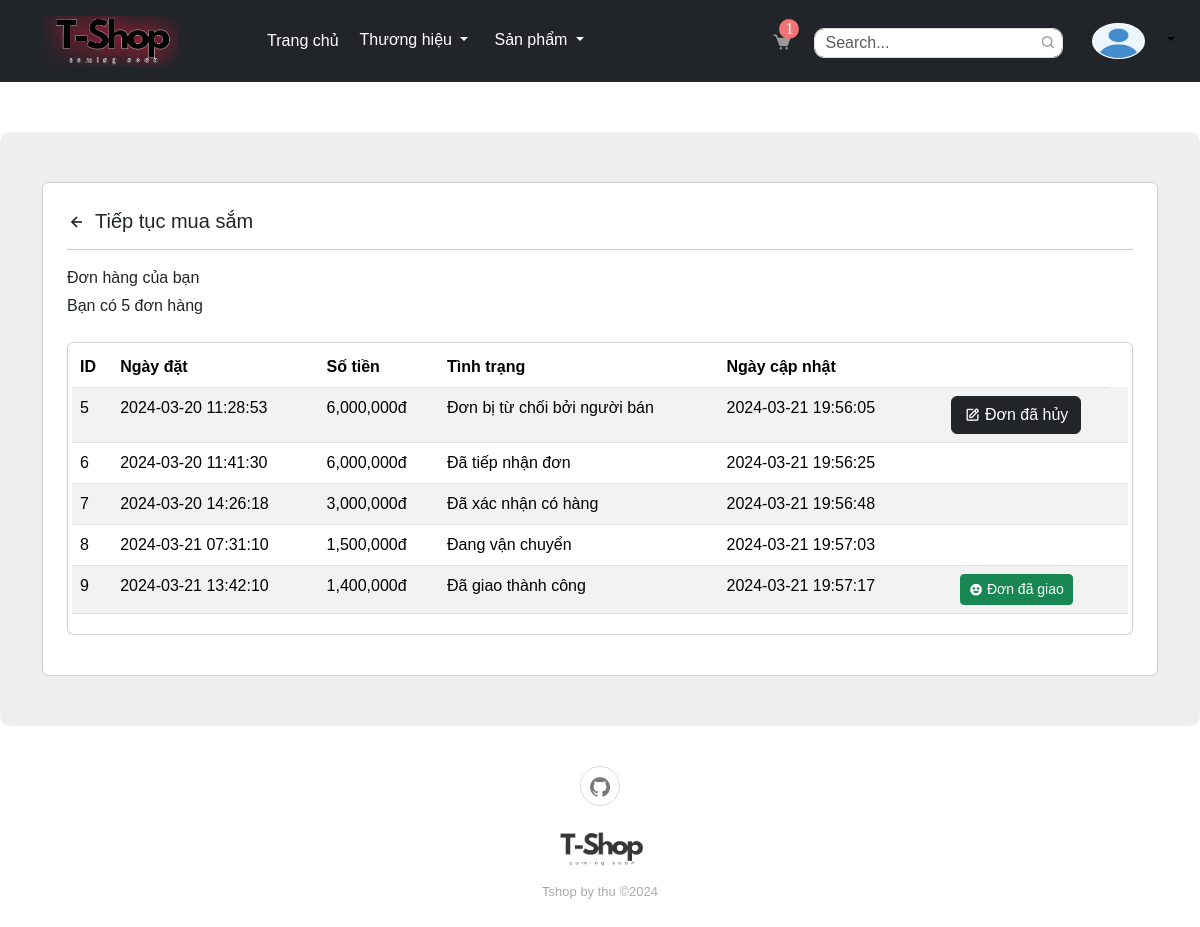
/user/index.php?pages=don-hang (signed in), run on the app's committed database.
### tables this page shows
CREATE TABLE `donhang` (
  `madon` int(11) NOT NULL,
  `ngaythem` datetime NOT NULL DEFAULT current_timestamp(),
  `makh` int(11) NOT NULL,
  `tongdh` float DEFAULT NULL
);

CREATE TABLE `trangthai` (
  `matt` int(11) NOT NULL,
  `tentt` varchar(255) NOT NULL,
  `mota` text NOT NULL
);

CREATE TABLE `chitiettrangthai` (
  `machitiet` int(11) NOT NULL,
  `madon` int(11) NOT NULL,
  `matt` int(11) NOT NULL,
  `manv` int(11) NOT NULL,
  `ngaytao` datetime NOT NULL
);

### config/connect.php (called while the page is built, shortened)
<?php
class Database
{
    public function __construct()
    {
        $init = parse_ini_file("config.ini");
        $servername = $init["servername"];
        $dbname = $init["dbname"];
        $username = $init["username"];
        $password = $init["pass"];
        $opt = array(
            PDO::ATTR_ERRMODE => PDO::ERRMODE_EXCEPTION,
            PDO::ATTR_DEFAULT_FETCH_MODE => PDO::FETCH_ASSOC,
        );
        try {
            $this->connect = new PDO("mysql:host=$servername;dbname=$dbname;charset=utf8mb4", $username, $password, $opt);
            $this->connect->query("SET NAMES 'utf8mb4'");
            $this->connect->query("SET CHARACTER SET utf8mb4");
            $this->connect->query("SET SESSION collation_connection = 'utf8mb4_unicode_ci'");
        } catch (PDOException $e) {
            header("location: index.php?pages=trang-loi&error=" . urlencode($e->getMessage()));
            exit();
        }
    }
}
?>

### model/DonHangModel.php (called while the page is built, shortened)
<?php
class DonHangModel extends Database
{
    public function DonHang__Get_By_Id_KH($makh)
    {
        $obj = $this->connect->prepare("SELECT * FROM donhang WHERE  makh =?");
        $obj->setFetchMode(PDO::FETCH_OBJ);
        $obj->execute(array($makh));
        return $obj->fetchAll();
    }
}

### model/ChiTietTrangThaiModel.php (called while the page is built, shortened)
<?php
class ChiTietTrangThaiModel extends Database
{
    public function ChiTietTrangThai__Get_Last_By_DH($madon)
    {
        $obj = $this->connect->prepare("SELECT * FROM chitiettrangthai INNER JOIN trangthai ON chitiettrangthai.matt = trangthai.matt WHERE madon = ? ORDER BY chitiettrangthai.matt DESC LIMIT 1");
        $obj->setFetchMode(PDO::FETCH_OBJ);
        $obj->execute(array($madon));
        return $obj->fetch();
    }
    public function ChiTietTrangThai__Check($madon, $matt)
    {
        $obj = $this->connect->prepare("SELECT * FROM chitiettrangthai WHERE madon = ? AND matt=?");
        $obj->setFetchMode(PDO::FETCH_OBJ);
        $obj->execute(array($madon, $matt));
        if($obj->rowCount()>0){
            return $obj->fetch();
        }else{
            return false;
        }
    }
}

### user/pages/don-hang/index.php (the view, shortened to what this page needs)
<?php
require_once '../model/DonHangModel.php';
require_once '../model/ChiTietTrangThaiModel.php';
$dh = new DonHangModel();
$cttt = new ChiTietTrangThaiModel();
$makh = isset($_SESSION['user']->makh) ? $_SESSION['user']->makh : 0;
$donHang__Get_By_Id_Kh = $dh->DonHang__Get_By_Id_KH($makh);
?>
<main class="main">
    <div class="main-container">
        <section class="h-100 h-custom" style="background-color: #eee;">
            <div class="container py-5 h-100">
                <div class="row d-flex justify-content-center align-items-center h-100">
                    <div class="col">
                        <div class="card">
                            <div class="card-body p-4">
                                <div class="row">
                                    <div class="col-lg-12">
                                        <h5 class="mb-3"><a href="?pages=trang-chu" class="text-body"><i class="bx bx-left-arrow-alt me-2"></i>Tiếp tục mua sắm</a></h5>
                                        <hr>
                                        <div class="d-flex justify-content-between align-items-center mb-4">
                                            <div>
                                                <p class="mb-1">Đơn hàng của bạn</p>
                                                <p class="mb-0">Bạn có <?= count($donHang__Get_By_Id_Kh) ?> đơn hàng</p>
                                            </div>
                                        </div>
                                        <div class="card mb-3">
                                            <div class="card-body p-1">
                                                <div class="main-data">
                                                    <div class="table-responsive">
                                                        <table id="table_js" class="table table-striped" style="width:100%">
                                                            <thead>
                                                                <tr>
                                                                    <th>ID</th>
                                                                    <th>Ngày đặt</th>
                                                                    <th>Số tiền</th>
                                                                    <th>Tình trạng</th>
                                                                    <th>Ngày cập nhật</th>
                                                                    <th></th>
                                                                </tr>
                                                            </thead>
                                                            <tbody>
                                                                <?php foreach ($donHang__Get_By_Id_Kh as $item) : ?>
                                                                    <tr>
                                                                        <td><?= $item->madon ?></td>
                                                                        <td><?= $item->ngaythem ?></td>
                                                                        <td><?= number_format($item->tongdh) ?>đ</td>
                                                                        <td><?= isset($cttt->ChiTietTrangThai__Get_Last_By_DH($item->madon)->tentt) ?  $cttt->ChiTietTrangThai__Get_Last_By_DH($item->madon)->tentt : 'Chưa xác nhận!' ?></td>
                                                                        <td><?= isset($cttt->ChiTietTrangThai__Get_Last_By_DH($item->madon)->ngaytao) ?  $cttt->ChiTietTrangThai__Get_Last_By_DH($item->madon)->ngaytao : 'Chưa xác nhận' ?></td>
                                                                        <td class="text-center font-weight-bold">
                                                                            <?php if (
                                                                                $cttt->ChiTietTrangThai__Check($item->madon, 1) != false
                                                                            ) : ?>
                                                                                <button type="button" class="btn btn-success btn-secondary" onclick="return view('<?= $item->madon ?>')">
                                                                                    <i class="bx bx-edit" aria-hidden="true"></i> Đơn đã hủy
                                                                                </button>
                                                                            <?php elseif ($cttt->ChiTietTrangThai__Check($item->madon, 6) != false) :
                                                                            ?>
                                                                                <button type="button" class="btn btn-sm btn-success btn-update" onclick="return view('<?= $item->madon ?>')">
                                                                                    <i class="bx bxs-happy-heart-eyes" aria-hidden="true"></i> Đơn đã giao
                                                                                </button>
                                                                            <?php endif ?>
                                                                        </td>
                                                                        <td class="text-center font-weight-bold">
                                                                        </td>
                                                                    </tr>
                                                                <?php endforeach ?>
                                                            </tbody>
                                                        </table>
                                                    </div>
                                                </div>
                                            </div>
                                        </div>
                                    </div>
                                </div>
                            </div>
                        </div>
                    </div>
                </div>
        </section>
    </div>
</main>

### data on the page
donhang: madon "5", ngaythem "2024-03-20 11:28:53", tongdh "6,000,000", madon.tentt "Đơn bị từ chối bởi người bán", madon.ngaytao "2024-03-21 19:56:05"
donhang: madon "6", ngaythem "2024-03-20 11:41:30", tongdh "6,000,000", madon.tentt "Đã tiếp nhận đơn", madon.ngaytao "2024-03-21 19:56:25"
donhang: madon "7", ngaythem "2024-03-20 14:26:18", tongdh "3,000,000", madon.tentt "Đã xác nhận có hàng", madon.ngaytao "2024-03-21 19:56:48"
donhang: madon "8", ngaythem "2024-03-21 07:31:10", tongdh "1,500,000", madon.tentt "Đang vận chuyển", madon.ngaytao "2024-03-21 19:57:03"
donhang: madon "9", ngaythem "2024-03-21 13:42:10", tongdh "1,400,000", madon.tentt "Đã giao thành công", madon.ngaytao "2024-03-21 19:57:17"

### other printed values
$res "1"
count($donHang__Get_By_Id_Kh) "5"
